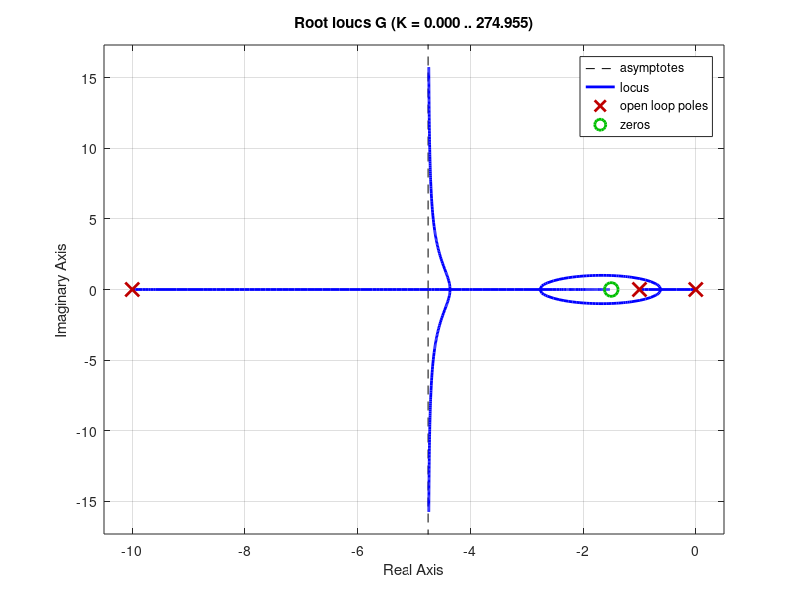

Source code (MATLAB): (Note: this script raises an error after producing the figure.)
clear all
close all
clc

s = tf('s');

%% Sistema de malha aberta
G = 1*(s+1.5)/(s*(s+1)*(s+10));
H = 1;

% Deseja-se
mp = 10/100;
csi = -log(mp)/sqrt(pi^2+log(mp)^2)

% Lugar das raizes
figure, rlocus(G), 
sgrid(csi,0)